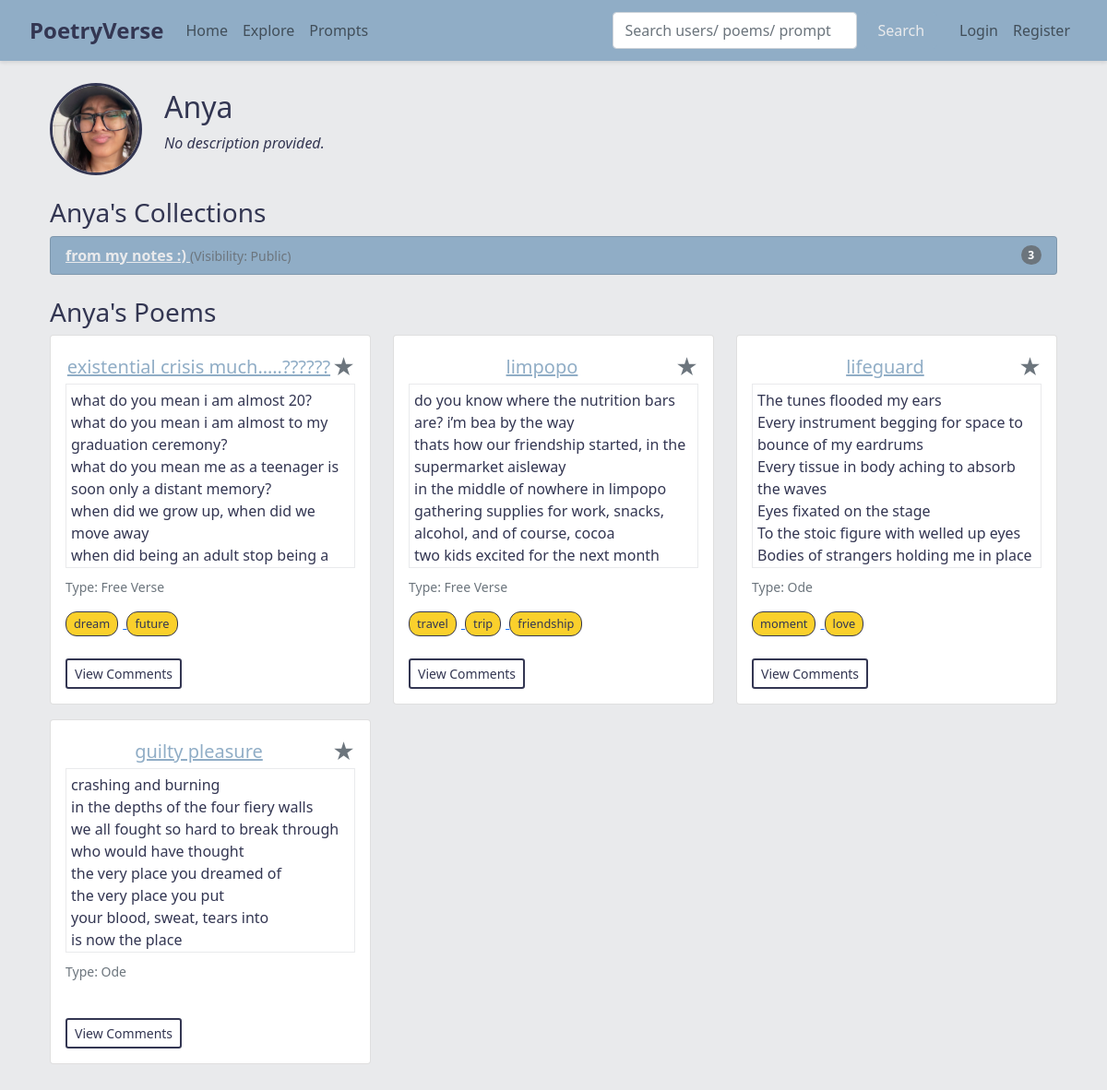
The page /user/1 on the database as committed earlier.
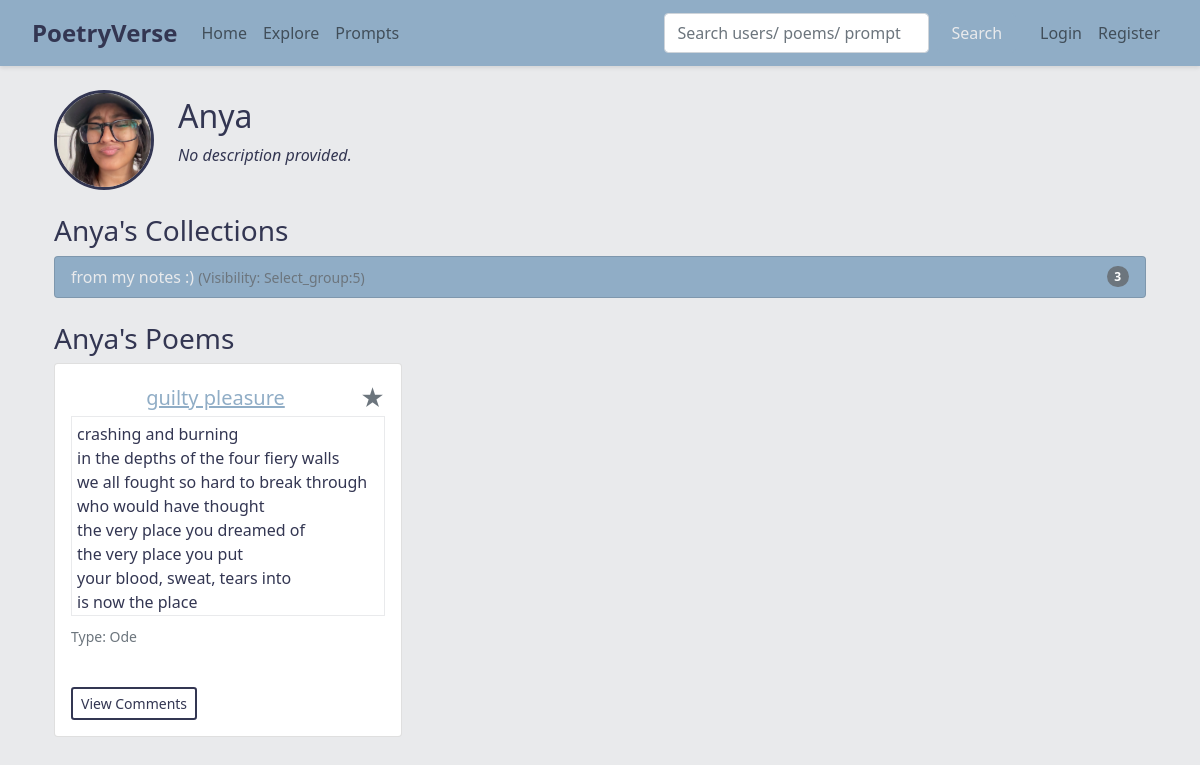
The same page on the database as committed later.
### app.py (models this page shows)
class Collection(db.Model):
    id = db.Column(db.Integer, primary_key=True)
    name = db.Column(db.String(150), nullable=False)
    user_id = db.Column(db.Integer, db.ForeignKey('user.id'), nullable=False)
    poems = db.relationship('Poem', backref='collection', lazy=True)
    visibility = db.Column(db.String(10), nullable=False, default='public')

class Poem(db.Model):
    id = db.Column(db.Integer, primary_key=True)
    title = db.Column(db.String(200), nullable=False)
    content = db.Column(db.Text, nullable=False)
    poem_type = db.Column(db.String(100), nullable=True)
    rating = db.Column(db.Integer, default=0)
    user_id = db.Column(db.Integer, db.ForeignKey('user.id'), nullable=False)
    collection_id = db.Column(db.Integer, db.ForeignKey('collection.id'), nullable=True)
    visibility = db.Column(db.String(10), nullable=False, default='public')
    comments = db.relationship('Comment', backref='poem', lazy=True, cascade="all, delete-orphan")
    tags = db.relationship('Tag', secondary=poem_tags, backref=db.backref('poems', lazy='dynamic'))
    prompt_id = db.Column(db.Integer, db.ForeignKey('prompt.id'), nullable=True)

class Tag(db.Model):
    id = db.Column(db.Integer, primary_key=True)
    name = db.Column(db.String(50), unique=True, nullable=False)

### app.py (the view)
@app.route('/user/<int:user_id>')
def user_profile(user_id):
    user = User.query.get_or_404(user_id)
    return render_template('user_profile.html', user=user)

### templates/user_profile.html (shortened to what the changed rows need)
{% extends "base.html" %}
{% block content %}
<div class="container my-4">
  <div class="d-flex align-items-center mb-4">
    <div class="flex-grow-1">
      <h2>{{ user.username }}</h2>
    </div>
  </div>
  <div class="mb-4">
    {% if user.collections %}
      <ul class="list-group">
        {% for coll in user.collections %}
          <li class="list-group-item d-flex justify-content-between align-items-center custom-list-item">
            <div>
              {% if current_user.is_authenticated and current_user.id == user.id or coll.visibility == 'public' %}
                <a href="{{ url_for('public_collection', collection_id=coll.id) }}">
                  {{ coll.name }}
                </a>
                <small class="text-muted">(Visibility: {{ coll.visibility|capitalize }})</small>
              {% else %}
                <span>
                  {{ coll.name }}
                  <small class="text-muted">(Visibility: {{ coll.visibility|capitalize }})</small>
                </span>
              {% endif %}
            </div>
            <span class="badge bg-secondary rounded-pill">{{ coll.poems|length }}</span>
          </li>
        {% endfor %}
      </ul>
    {% else %}
      <p>No collections available.</p>
    {% endif %}
  </div>
  <div class="mb-4">
    <div class="row">
      {% set poems_to_show = [] %}
      {% if current_user.is_authenticated and current_user.id == user.id %}
        {% set poems_to_show = user.poems %}
      {% else %}
        {% for poem in user.poems %}
          {% if poem.visibility == 'public' %}
            {% set _ = poems_to_show.append(poem) %}
          {% endif %}
        {% endfor %}
      {% endif %}
      {% if poems_to_show %}
        {% for poem in poems_to_show %}
          <div class="col-md-4 mb-3">
            <div class="card">
              <div class="card-body">
                <a href="{{ url_for('view_poem', poem_id=poem.id) }}" class="card-title">
                  <div class="d-flex justify-content-between align-items-center">
                    <a href="{{ url_for('view_poem', poem_id=poem.id) }}" class="poem-link">
                      <h5 class="card-title mb-0">{{ poem.title }}</h5>
                    </a>
                    <button class="favorite-btn" data-poem-id="{{ poem.id }}">
                      <span class="star-icon {% if poem in current_user.favorite_poems %}text-warning{% else %}text-secondary{% endif %}">
                        &#9733;
                      </span>
                    </button>
                  </div>
                </a>
                <div class="card-text custom-poem-profile">
                  {{ poem.content | replace('\n', '<br>') | safe }}
                </div>
                <div>
                  <p class="small text-muted">Type: {{ poem.poem_type or "N/A" }}</p>
                  {% if poem.tags %}
                    <div class="poem-tags-summary">
                      {% for tag in poem.tags %}
                        <a href="{{ url_for('search', q=tag.name) }}" class="tag-chip-link">
                          <span class="tag-chip-display">{{ tag.name }}</span>
                        </a>
                      {% endfor %}
                    </div>
                  {% endif %}
                </div>
                <br>
                <button class="btn btn-sm btn-outline-primary view-comments-btn fav-button" data-bs-toggle="modal" data-bs-target="#commentsModal" data-poem-id="{{ poem.id }}">
                  View Comments
                </button>
              </div>
            </div>
          </div>
        {% endfor %}
      {% else %}
        <p>No poems available.</p>
      {% endif %}
    </div>
  </div>
</div>
{% endblock %}

Rows that differ between the two databases and show on the page:
no longer on this page (row edited): Poem: title "existential crisis much…..??????", content "what do you mean i am almost 20? what do you mean i am almost to my graduation ceremony? what do you mean me as a teenager is soon only a distant memory? when did we grow up, when did we move away when did being an adult stop being a…", poem_type "Free Verse"
no longer on this page (row unchanged): Tag: name "dream", shown under "existential crisis much…..??????"
no longer on this page (row unchanged): Tag: name "future", shown under "existential crisis much…..??????"
no longer on this page (row edited): Poem: title "limpopo", content "do you know where the nutrition bars are? i’m bea by the way thats how our friendship started, in the supermarket aisleway in the middle of nowhere in limpopo gathering supplies for work, snacks, alcohol, and of course, cocoa two kids excited for the next month", poem_type "Free Verse"
no longer on this page (row unchanged): Tag: name "travel", shown under "limpopo"
no longer on this page (row unchanged): Tag: name "trip", shown under "limpopo"
no longer on this page (row unchanged): Tag: name "friendship", shown under "limpopo"
no longer on this page (row edited): Poem: title "lifeguard", content "The tunes flooded my ears Every instrument begging for space to bounce of my eardrums Every tissue in body aching to absorb the waves Eyes fixated on the stage To the stoic figure with welled up eyes Bodies of strangers holding me in place", poem_type "Ode"
no longer on this page (row unchanged): Tag: name "moment", shown under "lifeguard"
no longer on this page (row unchanged): Tag: name "love", shown under "lifeguard"
changed Collection "from my notes :)": visibility "Public" → "Select_group:5"
